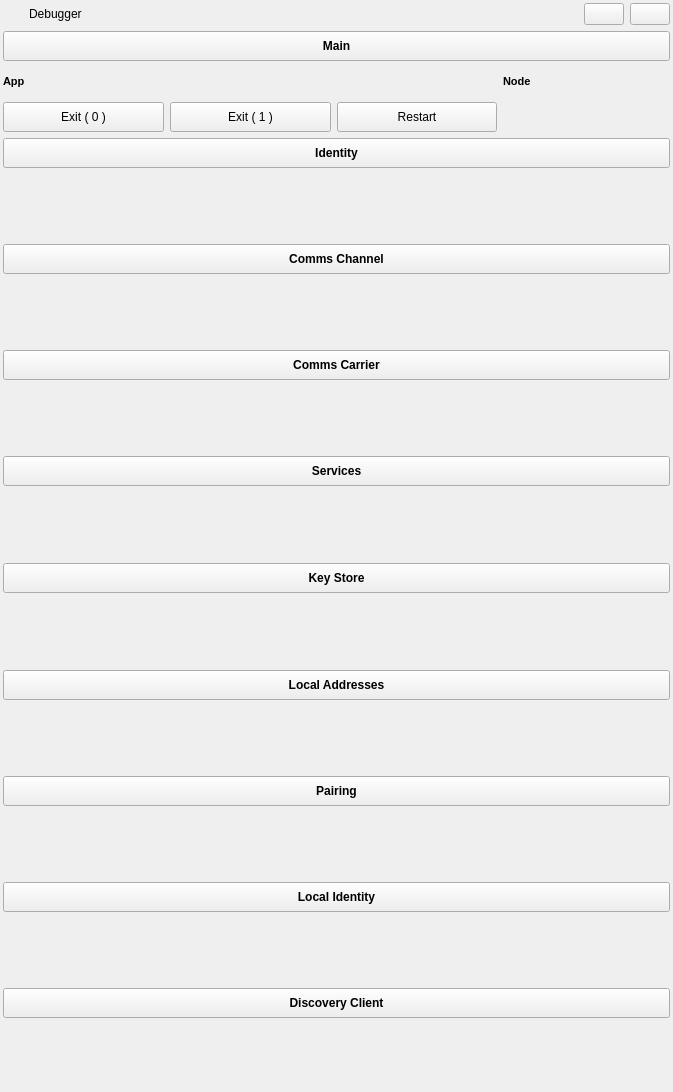
<?xml version="1.0" encoding="UTF-8"?>
<ui version="4.0">
 <class>Debugger</class>
 <widget class="QWidget" name="Debugger">
  <property name="geometry">
   <rect>
    <x>0</x>
    <y>0</y>
    <width>673</width>
    <height>1092</height>
   </rect>
  </property>
  <property name="sizePolicy">
   <sizepolicy hsizetype="Minimum" vsizetype="Minimum">
    <horstretch>0</horstretch>
    <verstretch>0</verstretch>
   </sizepolicy>
  </property>
  <property name="minimumSize">
   <size>
    <width>0</width>
    <height>20</height>
   </size>
  </property>
  <property name="windowTitle">
   <string>Debugger</string>
  </property>
  <property name="windowIcon">
   <iconset resource="../../libdebug/resources/debug_icons.qrc">
    <normaloff>:/debug/icons/debug.svg</normaloff>:/debug/icons/debug.svg</iconset>
  </property>
  <layout class="QVBoxLayout" name="verticalLayout">
   <property name="leftMargin">
    <number>3</number>
   </property>
   <property name="topMargin">
    <number>3</number>
   </property>
   <property name="rightMargin">
    <number>3</number>
   </property>
   <property name="bottomMargin">
    <number>3</number>
   </property>
   <item>
    <layout class="QHBoxLayout" name="horizontalLayoutTop">
     <item>
      <widget class="IdenticonWidget" name="widgetIdenticon" native="true">
       <property name="sizePolicy">
        <sizepolicy hsizetype="Preferred" vsizetype="Preferred">
         <horstretch>0</horstretch>
         <verstretch>0</verstretch>
        </sizepolicy>
       </property>
       <property name="minimumSize">
        <size>
         <width>20</width>
         <height>20</height>
        </size>
       </property>
      </widget>
     </item>
     <item>
      <widget class="QLabel" name="labelName">
       <property name="sizePolicy">
        <sizepolicy hsizetype="Preferred" vsizetype="Preferred">
         <horstretch>0</horstretch>
         <verstretch>0</verstretch>
        </sizepolicy>
       </property>
       <property name="text">
        <string>Debugger</string>
       </property>
      </widget>
     </item>
     <item>
      <spacer name="horizontalSpacer">
       <property name="orientation">
        <enum>Qt::Orientation::Horizontal</enum>
       </property>
       <property name="sizeHint" stdset="0">
        <size>
         <width>40</width>
         <height>20</height>
        </size>
       </property>
      </spacer>
     </item>
     <item>
      <widget class="QPushButton" name="pushButtonExpandOrCollapseAll">
       <property name="text">
        <string/>
       </property>
       <property name="icon">
        <iconset resource="../../libres/resources/icons.qrc">
         <normaloff>:/icons/app/expand_all.svg</normaloff>:/icons/app/expand_all.svg</iconset>
       </property>
       <property name="iconSize">
        <size>
         <width>32</width>
         <height>32</height>
        </size>
       </property>
      </widget>
     </item>
     <item>
      <widget class="QPushButton" name="pushButtonTuckWindow">
       <property name="sizePolicy">
        <sizepolicy hsizetype="Preferred" vsizetype="Preferred">
         <horstretch>0</horstretch>
         <verstretch>0</verstretch>
        </sizepolicy>
       </property>
       <property name="maximumSize">
        <size>
         <width>9999</width>
         <height>16777215</height>
        </size>
       </property>
       <property name="toolTip">
        <string>Place windows neatly beside eachother. Will use secondary screen if available.</string>
       </property>
       <property name="text">
        <string/>
       </property>
       <property name="icon">
        <iconset resource="../../libdebug/resources/debug_icons.qrc">
         <normaloff>:/debug/icons/tuck.svg</normaloff>:/debug/icons/tuck.svg</iconset>
       </property>
       <property name="iconSize">
        <size>
         <width>32</width>
         <height>32</height>
        </size>
       </property>
       <property name="checkable">
        <bool>true</bool>
       </property>
      </widget>
     </item>
    </layout>
   </item>
   <item>
    <widget class="QPushButton" name="pushButtonHeaderMain">
     <property name="sizePolicy">
      <sizepolicy hsizetype="Expanding" vsizetype="Minimum">
       <horstretch>0</horstretch>
       <verstretch>0</verstretch>
      </sizepolicy>
     </property>
     <property name="minimumSize">
      <size>
       <width>0</width>
       <height>30</height>
      </size>
     </property>
     <property name="maximumSize">
      <size>
       <width>9999</width>
       <height>30</height>
      </size>
     </property>
     <property name="font">
      <font>
       <bold>true</bold>
       <underline>false</underline>
      </font>
     </property>
     <property name="toolTip">
      <string>Toggle application options</string>
     </property>
     <property name="text">
      <string>Main</string>
     </property>
     <property name="checkable">
      <bool>true</bool>
     </property>
     <property name="flat">
      <bool>false</bool>
     </property>
    </widget>
   </item>
   <item>
    <widget class="QWidget" name="widgetHeaderMain" native="true">
     <property name="sizePolicy">
      <sizepolicy hsizetype="Minimum" vsizetype="Minimum">
       <horstretch>0</horstretch>
       <verstretch>0</verstretch>
      </sizepolicy>
     </property>
     <property name="minimumSize">
      <size>
       <width>0</width>
       <height>100</height>
      </size>
     </property>
     <layout class="QGridLayout" name="gridLayout_5">
      <property name="leftMargin">
       <number>0</number>
      </property>
      <property name="topMargin">
       <number>0</number>
      </property>
      <property name="rightMargin">
       <number>0</number>
      </property>
      <property name="bottomMargin">
       <number>0</number>
      </property>
      <item row="0" column="3">
       <widget class="QLabel" name="label_21">
        <property name="sizePolicy">
         <sizepolicy hsizetype="MinimumExpanding" vsizetype="Preferred">
          <horstretch>0</horstretch>
          <verstretch>0</verstretch>
         </sizepolicy>
        </property>
        <property name="minimumSize">
         <size>
          <width>0</width>
          <height>20</height>
         </size>
        </property>
        <property name="font">
         <font>
          <pointsize>8</pointsize>
          <bold>true</bold>
         </font>
        </property>
        <property name="text">
         <string>Node</string>
        </property>
       </widget>
      </item>
      <item row="1" column="2">
       <widget class="QPushButton" name="pushButtonRestart">
        <property name="enabled">
         <bool>true</bool>
        </property>
        <property name="sizePolicy">
         <sizepolicy hsizetype="Expanding" vsizetype="Minimum">
          <horstretch>0</horstretch>
          <verstretch>0</verstretch>
         </sizepolicy>
        </property>
        <property name="maximumSize">
         <size>
          <width>9999</width>
          <height>16777215</height>
         </size>
        </property>
        <property name="toolTip">
         <string>Invoke app restart</string>
        </property>
        <property name="text">
         <string>Restart</string>
        </property>
       </widget>
      </item>
      <item row="1" column="0">
       <widget class="QPushButton" name="pushButtonQuitSuccess">
        <property name="sizePolicy">
         <sizepolicy hsizetype="Expanding" vsizetype="Minimum">
          <horstretch>0</horstretch>
          <verstretch>0</verstretch>
         </sizepolicy>
        </property>
        <property name="maximumSize">
         <size>
          <width>9999</width>
          <height>16777215</height>
         </size>
        </property>
        <property name="toolTip">
         <string>Invoke app quit via exit call (with success)</string>
        </property>
        <property name="text">
         <string>Exit ( 0 )</string>
        </property>
       </widget>
      </item>
      <item row="1" column="4">
       <widget class="TryToggle" name="tryToggleDiscovery" native="true">
        <property name="sizePolicy">
         <sizepolicy hsizetype="Minimum" vsizetype="Minimum">
          <horstretch>0</horstretch>
          <verstretch>0</verstretch>
         </sizepolicy>
        </property>
       </widget>
      </item>
      <item row="0" column="0">
       <widget class="QLabel" name="label_28">
        <property name="sizePolicy">
         <sizepolicy hsizetype="MinimumExpanding" vsizetype="Preferred">
          <horstretch>0</horstretch>
          <verstretch>0</verstretch>
         </sizepolicy>
        </property>
        <property name="minimumSize">
         <size>
          <width>0</width>
          <height>20</height>
         </size>
        </property>
        <property name="font">
         <font>
          <pointsize>8</pointsize>
          <bold>true</bold>
         </font>
        </property>
        <property name="text">
         <string>App</string>
        </property>
       </widget>
      </item>
      <item row="1" column="1">
       <widget class="QPushButton" name="pushButtonQuitFail">
        <property name="sizePolicy">
         <sizepolicy hsizetype="Expanding" vsizetype="Minimum">
          <horstretch>0</horstretch>
          <verstretch>0</verstretch>
         </sizepolicy>
        </property>
        <property name="maximumSize">
         <size>
          <width>9999</width>
          <height>16777215</height>
         </size>
        </property>
        <property name="toolTip">
         <string>Invoke app quit via exit call (with error)</string>
        </property>
        <property name="text">
         <string>Exit ( 1 )</string>
        </property>
       </widget>
      </item>
      <item row="2" column="0" colspan="5">
       <widget class="NetworkSettingsWidget" name="widgetNetworkSettings" native="true">
        <property name="sizePolicy">
         <sizepolicy hsizetype="Minimum" vsizetype="Preferred">
          <horstretch>0</horstretch>
          <verstretch>0</verstretch>
         </sizepolicy>
        </property>
        <property name="minimumSize">
         <size>
          <width>50</width>
          <height>20</height>
         </size>
        </property>
       </widget>
      </item>
      <item row="1" column="3">
       <widget class="TryToggle" name="tryToggleAlways" native="true">
        <property name="sizePolicy">
         <sizepolicy hsizetype="Minimum" vsizetype="Minimum">
          <horstretch>0</horstretch>
          <verstretch>0</verstretch>
         </sizepolicy>
        </property>
       </widget>
      </item>
     </layout>
    </widget>
   </item>
   <item>
    <widget class="QPushButton" name="pushButtonHeaderIdentity">
     <property name="sizePolicy">
      <sizepolicy hsizetype="Expanding" vsizetype="Minimum">
       <horstretch>0</horstretch>
       <verstretch>0</verstretch>
      </sizepolicy>
     </property>
     <property name="minimumSize">
      <size>
       <width>0</width>
       <height>30</height>
      </size>
     </property>
     <property name="maximumSize">
      <size>
       <width>9999</width>
       <height>30</height>
      </size>
     </property>
     <property name="font">
      <font>
       <bold>true</bold>
       <underline>false</underline>
      </font>
     </property>
     <property name="toolTip">
      <string>Toggle application options</string>
     </property>
     <property name="text">
      <string>Identity</string>
     </property>
     <property name="checkable">
      <bool>true</bool>
     </property>
     <property name="flat">
      <bool>false</bool>
     </property>
    </widget>
   </item>
   <item>
    <widget class="QWidget" name="widgetHeaderIdentity" native="true">
     <property name="sizePolicy">
      <sizepolicy hsizetype="Preferred" vsizetype="MinimumExpanding">
       <horstretch>0</horstretch>
       <verstretch>0</verstretch>
      </sizepolicy>
     </property>
     <property name="minimumSize">
      <size>
       <width>0</width>
       <height>220</height>
      </size>
     </property>
     <layout class="QVBoxLayout" name="verticalLayout_2">
      <property name="leftMargin">
       <number>0</number>
      </property>
      <property name="topMargin">
       <number>0</number>
      </property>
      <property name="rightMargin">
       <number>0</number>
      </property>
      <property name="bottomMargin">
       <number>0</number>
      </property>
      <item>
       <widget class="DeliveryDebugWidget" name="widgetDelivery" native="true">
        <property name="sizePolicy">
         <sizepolicy hsizetype="MinimumExpanding" vsizetype="MinimumExpanding">
          <horstretch>0</horstretch>
          <verstretch>0</verstretch>
         </sizepolicy>
        </property>
        <property name="minimumSize">
         <size>
          <width>0</width>
          <height>0</height>
         </size>
        </property>
       </widget>
      </item>
     </layout>
    </widget>
   </item>
   <item>
    <widget class="QPushButton" name="pushButtonHeaderCommsChannel">
     <property name="sizePolicy">
      <sizepolicy hsizetype="Expanding" vsizetype="Minimum">
       <horstretch>0</horstretch>
       <verstretch>0</verstretch>
      </sizepolicy>
     </property>
     <property name="minimumSize">
      <size>
       <width>0</width>
       <height>30</height>
      </size>
     </property>
     <property name="maximumSize">
      <size>
       <width>9999</width>
       <height>30</height>
      </size>
     </property>
     <property name="font">
      <font>
       <bold>true</bold>
       <underline>false</underline>
      </font>
     </property>
     <property name="toolTip">
      <string>Toggle application options</string>
     </property>
     <property name="text">
      <string>Comms Channel</string>
     </property>
     <property name="checkable">
      <bool>true</bool>
     </property>
     <property name="flat">
      <bool>false</bool>
     </property>
    </widget>
   </item>
   <item>
    <widget class="CommsDebugWidget" name="widgetHeaderCommsChannel" native="true">
     <property name="sizePolicy">
      <sizepolicy hsizetype="Preferred" vsizetype="MinimumExpanding">
       <horstretch>0</horstretch>
       <verstretch>0</verstretch>
      </sizepolicy>
     </property>
     <property name="minimumSize">
      <size>
       <width>0</width>
       <height>200</height>
      </size>
     </property>
    </widget>
   </item>
   <item>
    <widget class="QPushButton" name="pushButtonHeaderCommsCarrier">
     <property name="sizePolicy">
      <sizepolicy hsizetype="Expanding" vsizetype="Minimum">
       <horstretch>0</horstretch>
       <verstretch>0</verstretch>
      </sizepolicy>
     </property>
     <property name="minimumSize">
      <size>
       <width>0</width>
       <height>30</height>
      </size>
     </property>
     <property name="maximumSize">
      <size>
       <width>9999</width>
       <height>30</height>
      </size>
     </property>
     <property name="font">
      <font>
       <bold>true</bold>
       <underline>false</underline>
      </font>
     </property>
     <property name="toolTip">
      <string>Toggle application options</string>
     </property>
     <property name="text">
      <string>Comms Carrier</string>
     </property>
     <property name="checkable">
      <bool>true</bool>
     </property>
     <property name="flat">
      <bool>false</bool>
     </property>
    </widget>
   </item>
   <item>
    <widget class="CarrierDebugWidget" name="widgetHeaderCommsCarrier" native="true">
     <property name="sizePolicy">
      <sizepolicy hsizetype="Preferred" vsizetype="MinimumExpanding">
       <horstretch>0</horstretch>
       <verstretch>0</verstretch>
      </sizepolicy>
     </property>
     <property name="minimumSize">
      <size>
       <width>0</width>
       <height>180</height>
      </size>
     </property>
    </widget>
   </item>
   <item>
    <widget class="QPushButton" name="pushButtonHeaderServices">
     <property name="sizePolicy">
      <sizepolicy hsizetype="Expanding" vsizetype="Minimum">
       <horstretch>0</horstretch>
       <verstretch>0</verstretch>
      </sizepolicy>
     </property>
     <property name="minimumSize">
      <size>
       <width>0</width>
       <height>30</height>
      </size>
     </property>
     <property name="maximumSize">
      <size>
       <width>9999</width>
       <height>30</height>
      </size>
     </property>
     <property name="font">
      <font>
       <bold>true</bold>
       <underline>false</underline>
      </font>
     </property>
     <property name="toolTip">
      <string>Toggle application options</string>
     </property>
     <property name="text">
      <string>Services</string>
     </property>
     <property name="checkable">
      <bool>true</bool>
     </property>
     <property name="flat">
      <bool>false</bool>
     </property>
    </widget>
   </item>
   <item>
    <widget class="ServicesDebugWidget" name="widgetHeaderServices" native="true">
     <property name="sizePolicy">
      <sizepolicy hsizetype="Preferred" vsizetype="MinimumExpanding">
       <horstretch>0</horstretch>
       <verstretch>0</verstretch>
      </sizepolicy>
     </property>
     <property name="minimumSize">
      <size>
       <width>0</width>
       <height>150</height>
      </size>
     </property>
    </widget>
   </item>
   <item>
    <widget class="QPushButton" name="pushButtonHeaderKeyStore">
     <property name="sizePolicy">
      <sizepolicy hsizetype="Expanding" vsizetype="Minimum">
       <horstretch>0</horstretch>
       <verstretch>0</verstretch>
      </sizepolicy>
     </property>
     <property name="minimumSize">
      <size>
       <width>0</width>
       <height>30</height>
      </size>
     </property>
     <property name="maximumSize">
      <size>
       <width>9999</width>
       <height>30</height>
      </size>
     </property>
     <property name="font">
      <font>
       <bold>true</bold>
       <underline>false</underline>
      </font>
     </property>
     <property name="toolTip">
      <string>Toggle application options</string>
     </property>
     <property name="text">
      <string>Key Store</string>
     </property>
     <property name="checkable">
      <bool>true</bool>
     </property>
     <property name="flat">
      <bool>false</bool>
     </property>
    </widget>
   </item>
   <item>
    <widget class="KeyStoreDebugWidget" name="widgetHeaderKeyStore" native="true">
     <property name="sizePolicy">
      <sizepolicy hsizetype="MinimumExpanding" vsizetype="MinimumExpanding">
       <horstretch>0</horstretch>
       <verstretch>0</verstretch>
      </sizepolicy>
     </property>
     <property name="minimumSize">
      <size>
       <width>0</width>
       <height>90</height>
      </size>
     </property>
    </widget>
   </item>
   <item>
    <widget class="QPushButton" name="pushButtonHeaderLocalAddresses">
     <property name="sizePolicy">
      <sizepolicy hsizetype="Expanding" vsizetype="Minimum">
       <horstretch>0</horstretch>
       <verstretch>0</verstretch>
      </sizepolicy>
     </property>
     <property name="minimumSize">
      <size>
       <width>0</width>
       <height>30</height>
      </size>
     </property>
     <property name="maximumSize">
      <size>
       <width>9999</width>
       <height>30</height>
      </size>
     </property>
     <property name="font">
      <font>
       <bold>true</bold>
       <underline>false</underline>
      </font>
     </property>
     <property name="toolTip">
      <string>Toggle application options</string>
     </property>
     <property name="text">
      <string>Local Addresses</string>
     </property>
     <property name="checkable">
      <bool>true</bool>
     </property>
     <property name="flat">
      <bool>false</bool>
     </property>
    </widget>
   </item>
   <item>
    <widget class="LocalAddressesDebugWidget" name="widgetHeaderLocalAddresses" native="true">
     <property name="sizePolicy">
      <sizepolicy hsizetype="MinimumExpanding" vsizetype="MinimumExpanding">
       <horstretch>0</horstretch>
       <verstretch>0</verstretch>
      </sizepolicy>
     </property>
     <property name="minimumSize">
      <size>
       <width>0</width>
       <height>110</height>
      </size>
     </property>
    </widget>
   </item>
   <item>
    <widget class="QPushButton" name="pushButtonHeaderPairing">
     <property name="sizePolicy">
      <sizepolicy hsizetype="Expanding" vsizetype="Minimum">
       <horstretch>0</horstretch>
       <verstretch>0</verstretch>
      </sizepolicy>
     </property>
     <property name="minimumSize">
      <size>
       <width>0</width>
       <height>30</height>
      </size>
     </property>
     <property name="maximumSize">
      <size>
       <width>9999</width>
       <height>30</height>
      </size>
     </property>
     <property name="font">
      <font>
       <bold>true</bold>
       <underline>false</underline>
      </font>
     </property>
     <property name="toolTip">
      <string>Toggle application options</string>
     </property>
     <property name="text">
      <string>Pairing</string>
     </property>
     <property name="checkable">
      <bool>true</bool>
     </property>
     <property name="flat">
      <bool>false</bool>
     </property>
    </widget>
   </item>
   <item>
    <widget class="PairingDebugWidget" name="widgetHeaderPairing" native="true">
     <property name="sizePolicy">
      <sizepolicy hsizetype="MinimumExpanding" vsizetype="MinimumExpanding">
       <horstretch>0</horstretch>
       <verstretch>0</verstretch>
      </sizepolicy>
     </property>
     <property name="minimumSize">
      <size>
       <width>0</width>
       <height>110</height>
      </size>
     </property>
    </widget>
   </item>
   <item>
    <widget class="QPushButton" name="pushButtonHeaderLocalIdentity">
     <property name="sizePolicy">
      <sizepolicy hsizetype="Expanding" vsizetype="Minimum">
       <horstretch>0</horstretch>
       <verstretch>0</verstretch>
      </sizepolicy>
     </property>
     <property name="minimumSize">
      <size>
       <width>0</width>
       <height>30</height>
      </size>
     </property>
     <property name="maximumSize">
      <size>
       <width>9999</width>
       <height>30</height>
      </size>
     </property>
     <property name="font">
      <font>
       <bold>true</bold>
       <underline>false</underline>
      </font>
     </property>
     <property name="toolTip">
      <string>Toggle application options</string>
     </property>
     <property name="text">
      <string>Local Identity</string>
     </property>
     <property name="checkable">
      <bool>true</bool>
     </property>
     <property name="flat">
      <bool>false</bool>
     </property>
    </widget>
   </item>
   <item>
    <widget class="LocalIdentityDebugWidget" name="widgetHeaderLocalIdentity" native="true">
     <property name="sizePolicy">
      <sizepolicy hsizetype="MinimumExpanding" vsizetype="MinimumExpanding">
       <horstretch>0</horstretch>
       <verstretch>0</verstretch>
      </sizepolicy>
     </property>
     <property name="minimumSize">
      <size>
       <width>0</width>
       <height>110</height>
      </size>
     </property>
    </widget>
   </item>
   <item>
    <widget class="QPushButton" name="pushButtonHeaderDiscoveryClient">
     <property name="sizePolicy">
      <sizepolicy hsizetype="Expanding" vsizetype="Minimum">
       <horstretch>0</horstretch>
       <verstretch>0</verstretch>
      </sizepolicy>
     </property>
     <property name="minimumSize">
      <size>
       <width>0</width>
       <height>30</height>
      </size>
     </property>
     <property name="maximumSize">
      <size>
       <width>9999</width>
       <height>30</height>
      </size>
     </property>
     <property name="font">
      <font>
       <bold>true</bold>
       <underline>false</underline>
      </font>
     </property>
     <property name="toolTip">
      <string>Toggle application options</string>
     </property>
     <property name="text">
      <string>Discovery Client</string>
     </property>
     <property name="checkable">
      <bool>true</bool>
     </property>
     <property name="flat">
      <bool>false</bool>
     </property>
    </widget>
   </item>
   <item>
    <widget class="DiscoveryClientDebugWidget" name="widgetHeaderDiscoveryClient" native="true">
     <property name="sizePolicy">
      <sizepolicy hsizetype="MinimumExpanding" vsizetype="MinimumExpanding">
       <horstretch>0</horstretch>
       <verstretch>0</verstretch>
      </sizepolicy>
     </property>
     <property name="minimumSize">
      <size>
       <width>0</width>
       <height>200</height>
      </size>
     </property>
    </widget>
   </item>
  </layout>
 </widget>
 <customwidgets>
  <customwidget>
   <class>TryToggle</class>
   <extends>QWidget</extends>
   <header location="global">components/TryToggle.hpp</header>
   <container>1</container>
  </customwidget>
  <customwidget>
   <class>IdenticonWidget</class>
   <extends>QWidget</extends>
   <header location="global">identity/IdenticonWidget.hpp</header>
   <container>1</container>
  </customwidget>
  <customwidget>
   <class>NetworkSettingsWidget</class>
   <extends>QWidget</extends>
   <header location="global">node/NetworkSettingsWidget.hpp</header>
   <container>1</container>
  </customwidget>
  <customwidget>
   <class>LocalIdentityDebugWidget</class>
   <extends>QWidget</extends>
   <header location="global">debug/identity/LocalIdentityDebugWidget.hpp</header>
   <container>1</container>
  </customwidget>
  <customwidget>
   <class>KeyStoreDebugWidget</class>
   <extends>QWidget</extends>
   <header location="global">debug/keystore/KeyStoreDebugWidget.hpp</header>
   <container>1</container>
  </customwidget>
  <customwidget>
   <class>LocalAddressesDebugWidget</class>
   <extends>QWidget</extends>
   <header location="global">debug/address/LocalAddressesDebugWidget.hpp</header>
   <container>1</container>
  </customwidget>
  <customwidget>
   <class>ServicesDebugWidget</class>
   <extends>QWidget</extends>
   <header location="global">debug/services/ServicesDebugWidget.hpp</header>
   <container>1</container>
  </customwidget>
  <customwidget>
   <class>CommsDebugWidget</class>
   <extends>QWidget</extends>
   <header location="global">debug/comms/CommsDebugWidget.hpp</header>
   <container>1</container>
  </customwidget>
  <customwidget>
   <class>CarrierDebugWidget</class>
   <extends>QWidget</extends>
   <header location="global">debug/carrier/CarrierDebugWidget.hpp</header>
   <container>1</container>
  </customwidget>
  <customwidget>
   <class>DiscoveryClientDebugWidget</class>
   <extends>QWidget</extends>
   <header location="global">debug/discovery/DiscoveryClientDebugWidget.hpp</header>
   <container>1</container>
  </customwidget>
  <customwidget>
   <class>PairingDebugWidget</class>
   <extends>QWidget</extends>
   <header location="global">debug/pairing/PairingDebugWidget.hpp</header>
   <container>1</container>
  </customwidget>
  <customwidget>
   <class>DeliveryDebugWidget</class>
   <extends>QWidget</extends>
   <header location="global">debug/delivery/DeliveryDebugWidget.hpp</header>
   <container>1</container>
  </customwidget>
 </customwidgets>
 <resources>
  <include location="../../libdebug/resources/debug_icons.qrc"/>
  <include location="../../libres/resources/icons.qrc"/>
 </resources>
 <connections/>
</ui>
